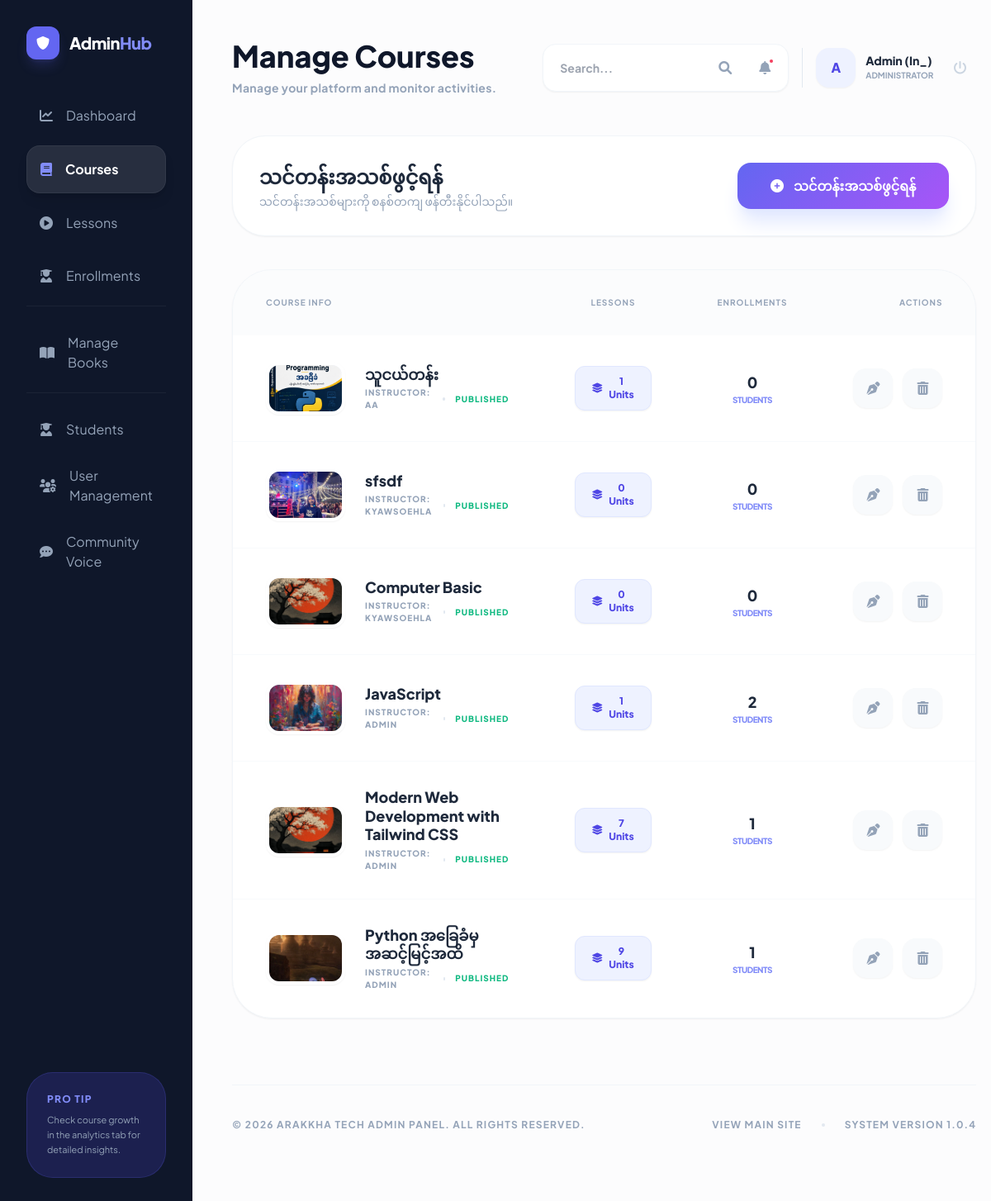
Page /manage/courses/ (signed in) on the committed database.
### courses/models.py (models this page shows, shortened)
class Course(models.Model):
    title = models.CharField(max_length=200)
    description = models.TextField()
    thumbnail = models.ImageField(upload_to='courses/thumbnails/', blank=True, null=True)
    instructor = models.ForeignKey(User, on_delete=models.CASCADE, related_name='courses_taught')
    created_at = models.DateTimeField(auto_now_add=True)
    updated_at = models.DateTimeField(auto_now=True)

### courses/views.py (the view)
# urls.py: path('manage/courses/', views.manage_courses, name='manage_courses'),
@login_required
@user_passes_test(is_instructor)
def manage_courses(request):
    if is_admin(request.user):
        courses = Course.objects.annotate(student_count=Count('enrolled_students')).order_by('-created_at')
    else:
        courses = Course.objects.filter(instructor=request.user).annotate(student_count=Count('enrolled_students')).order_by('-created_at')
    return render(request, 'courses/management/manage_courses.html', {'courses': courses})

### courses/context_processors.py (called while the page is built)
def user_roles(request):
    if request.user.is_authenticated:
        return {
            'is_admin_user': _is_admin(request.user),
            'is_instructor_user': _is_instructor(request.user),
            'user_role_label': (request.user.profile.role if hasattr(request.user, 'profile') else 'student')
        }
    return {
        'is_admin_user': False,
        'is_instructor_user': False,
        'user_role_label': 'guest'
    }

### courses/helpers.py (called while the page is built)
def is_admin(user):
    if user.is_superuser:
        return True
    if hasattr(user, 'profile'):
        return user.profile.role == 'admin'
    return False

def is_instructor(user):
    if user.is_superuser:
        return True
    if hasattr(user, 'profile'):
        return user.profile.role == 'instructor'
    return False

### courses/templates/courses/management/manage_courses.html (shortened to what this page needs)
{% extends 'base.html' %}
{% block content %}
<div class="min-h-screen bg-[#fcfcfd] flex flex-col lg:flex-row">
    {% include 'courses/admin_sidebar_snippet.html' %}
    <main class="flex-grow p-6 lg:p-12">
        {% include 'courses/admin_topbar_snippet.html' with title="Manage Courses" subtitle="Total "|add:courses.count|add:" active courses on the platform." %}
        <div class="mb-10">
            <div class="flex flex-col md:flex-row md:items-center justify-between gap-6 bg-white p-8 rounded-[2.5rem] border border-slate-100 shadow-sm">
                <div class="space-y-1">
                    <h2 class="text-2xl font-black text-slate-800">သင်တန်းအသစ်ဖွင့်ရန်</h2>
                    <p class="text-slate-400 text-sm font-medium">သင်တန်းအသစ်များကို စနစ်တကျ ဖန်တီးနိုင်ပါသည်။</p>
                </div>
                <a href="{% url 'add_course' %}" class="custom-gradient text-white px-10 py-4 rounded-2xl font-black shadow-xl shadow-indigo-100 hover:scale-105 transition-all flex items-center justify-center group">
                    <i class="fas fa-plus-circle mr-3 group-hover:rotate-90 transition-transform"></i> သင်တန်းအသစ်ဖွင့်ရန်
                </a>
            </div>
        </div>
        <div class="bg-white rounded-[3rem] shadow-sm border border-slate-100 overflow-hidden" data-aos="fade-up">
            <div class="overflow-x-auto">
                <table class="w-full text-left">
                    <thead class="text-slate-400 text-[10px] uppercase tracking-widest font-black bg-slate-50/50">
                        <tr>
                            <th class="px-10 py-8">Course Info</th>
                            <th class="px-10 py-8 text-center">Lessons</th>
                            <th class="px-10 py-8 text-center">Enrollments</th>
                            <th class="px-10 py-8 text-right">Actions</th>
                        </tr>
                    </thead>
                    <tbody class="divide-y divide-slate-50">
                        {% for course in courses %}
                        <tr class="group hover:bg-slate-50/30 transition-all">
                            <td class="px-10 py-8">
                                <div class="flex items-center">
                                    <div class="w-24 h-16 rounded-2xl bg-indigo-50 overflow-hidden flex-shrink-0 mr-6 shadow-sm border-4 border-white transition-transform group-hover:scale-105">
                                        {% if course.thumbnail %}
                                            <img src="{{ course.thumbnail.url }}" class="w-full h-full object-cover">
                                        {% else %}
                                            <div class="w-full h-full flex items-center justify-center text-indigo-200 text-xl">
                                                <i class="fas fa-image"></i>
                                            </div>
                                        {% endif %}
                                    </div>
                                    <div>
                                        <p class="font-black text-slate-800 text-lg group-hover:text-indigo-600 transition-colors leading-tight mb-1">{{ course.title }}</p>
                                        <div class="flex items-center space-x-3">
                                            <span class="text-[10px] font-black text-slate-400 uppercase tracking-widest">Instructor: {{ course.instructor.username }}</span>
                                            <span class="w-1 h-1 bg-slate-200 rounded-full"></span>
                                            <span class="text-[10px] font-black text-emerald-500 uppercase tracking-widest">Published</span>
                                        </div>
                                    </div>
                                </div>
                            </td>
                            <td class="px-10 py-8 text-center">
                                <a href="{% url 'manage_lessons' course.pk %}" class="inline-flex items-center bg-indigo-50 text-indigo-600 text-xs font-black px-5 py-2.5 rounded-xl hover:bg-indigo-600 hover:text-white transition-all shadow-sm border border-indigo-100">
                                    <i class="fas fa-layer-group mr-2"></i> {{ course.lessons.count }} Units
                                </a>
                            </td>
                            <td class="px-10 py-8 text-center">
                                <div class="flex flex-col items-center">
                                    <span class="text-lg font-black text-slate-800">{{ course.student_count }}</span>
                                    <span class="text-[10px] font-black text-indigo-400 uppercase tracking-tighter">Students</span>
                                </div>
                            </td>
                            <td class="px-10 py-8 text-right">
                                <div class="flex items-center justify-end space-x-3">
                                    <a href="{% url 'edit_course' course.pk %}" class="w-12 h-12 rounded-2xl bg-slate-50 text-slate-400 flex items-center justify-center hover:bg-indigo-50 hover:text-indigo-600 transition-all shadow-sm">
                                        <i class="fas fa-pen-nib"></i>
                                    </a>
                                    <a href="{% url 'delete_course' course.pk %}" class="w-12 h-12 rounded-2xl bg-slate-50 text-slate-400 flex items-center justify-center hover:bg-rose-50 hover:text-rose-600 transition-all shadow-sm">
                                        <i class="fas fa-trash-alt"></i>
                                    </a>
                                </div>
                            </td>
                        </tr>
                        {% endfor %}
                    </tbody>
                </table>
            </div>
        </div>
        {% include 'courses/admin_footer_snippet.html' %}
    </main>
</div>
{% endblock %}

### courses/templates/courses/admin_topbar_snippet.html (shortened to what this page needs)
<header class="relative z-[60] flex flex-col md:flex-row md:items-center justify-between mb-12 gap-6" data-aos="fade-down">
    <div>
        <h1 class="text-4xl font-black text-slate-900 mb-2">{% block admin_title %}{{ title|default:"Admin Dashboard" }}{% endblock %}</h1>
        <p class="text-slate-400 font-bold text-sm tracking-wide">{% block admin_subtitle %}Manage your platform and monitor activities.{% endblock %}</p>
    </div>
    <div class="flex items-center space-x-4 relative">
        <div class="bg-white p-2 rounded-2xl shadow-sm border border-slate-100 flex items-center space-x-2 relative z-10">
            <form action="{% url 'admin_search' %}" method="GET" class="flex items-center">
                <input type="text" name="q" placeholder="Search..." class="bg-transparent border-none text-sm font-bold text-slate-600 px-3 py-1 outline-none w-32 md:w-48">
                <button type="submit" class="w-10 h-10 rounded-xl hover:bg-slate-50 text-slate-400 transition-all"><i class="fas fa-search"></i></button>
            </form>
            <div class="relative group/notifications">
                <button class="w-10 h-10 rounded-xl hover:bg-slate-50 text-slate-400 transition-all relative">
                    <i class="fas fa-bell"></i>
                    {% if unread_admin_notifications_count > 0 %}
                        <span class="absolute top-2 right-2 w-2 h-2 bg-rose-500 rounded-full border-2 border-white"></span>
                    {% endif %}
                </button>
            </div>
        </div>
        <div class="flex items-center space-x-3 pl-4 border-l border-slate-200">
            <div class="w-12 h-12 rounded-2xl bg-indigo-50 flex items-center justify-center text-indigo-600 font-black shadow-sm">
                {{ user.username|slice:":1"|upper }}
            </div>
            <div class="hidden md:block">
                <p class="text-sm font-black text-slate-800 leading-none mb-1">
                    {% if user.get_full_name %}
                        {{ user.get_full_name }}
                    {% else %}
                        {{ user.username }}
                    {% endif %}
                </p>
                <p class="text-[10px] font-bold text-slate-400 uppercase">
                    {% if is_admin_user %}Administrator{% elif is_instructor_user %}Instructor{% else %}User{% endif %}
                </p>
            </div>
            <form action="{% url 'logout' %}" method="post" class="ml-2">
                <button type="submit" class="w-10 h-10 rounded-xl hover:bg-rose-50 text-slate-300 hover:text-rose-500 transition-all">
                    <i class="fas fa-power-off"></i>
                </button>
            </form>
        </div>
    </div>
</header>

### templates/base.html (style rules this page uses)
:root { --primary: #6366f1; --primary-dark: #4f46e5; --secondary: #a855f7; --accent: #f43f5e; --bg-slate: #f8fafc; }
body { font-family: 'Plus Jakarta Sans', 'Pyidaungsu', sans-serif; scroll-behavior: smooth; }
.custom-gradient { background: linear-gradient(135deg, var(--primary) 0%, var(--secondary) 100%); }

### rows in the picture
Course: thumbnail (picture), title "သူငယ်တန်း", instructor.username "AA", lessons.count "1", student_count "0"
Course: thumbnail (picture), title "sfsdf", instructor.username "KYAWSOEHLA", lessons.count "0", student_count "0"
Course: thumbnail (picture), title "Computer Basic", instructor.username "KYAWSOEHLA", lessons.count "0", student_count "0"
Course: thumbnail (picture), title "JavaScript", instructor.username "ADMIN", lessons.count "1", student_count "2"
Course: thumbnail (picture), title "Modern Web Development with Tailwind CSS", instructor.username "ADMIN", lessons.count "7", student_count "1"
Course: thumbnail (picture), title "Python အခြေခံမှ အဆင့်မြင့်အထိ", instructor.username "ADMIN", lessons.count "9", student_count "1"

### other values in the picture
{{ title|default:"Admin Dashboard" }} "Manage Courses"
{{ user.username|slice:":1"|upper }} "A"
{{ user.get_full_name }} "Admin (In_)"
